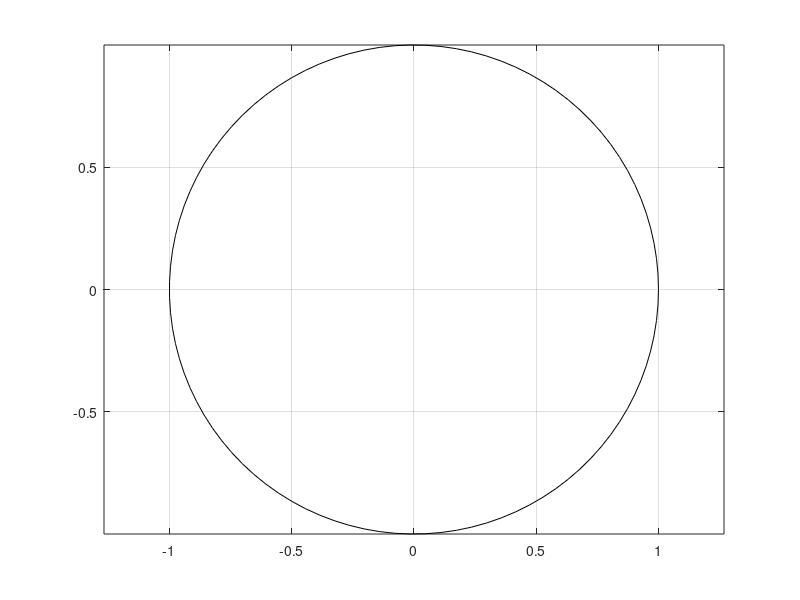

MATLAB code for this plot:
% m13.m - look at some random 2x2 SVD's

theta = linspace(0,2*pi);
x = [cos(theta); sin(theta)];   % 100 points on the unit ball


  A = [1,0;0,1]                  % random 2x2 matrix


  Ax = A*x;
  plot(Ax(1,:),Ax(2,:),'k')
  axis equal, grid on, hold on
    hold off